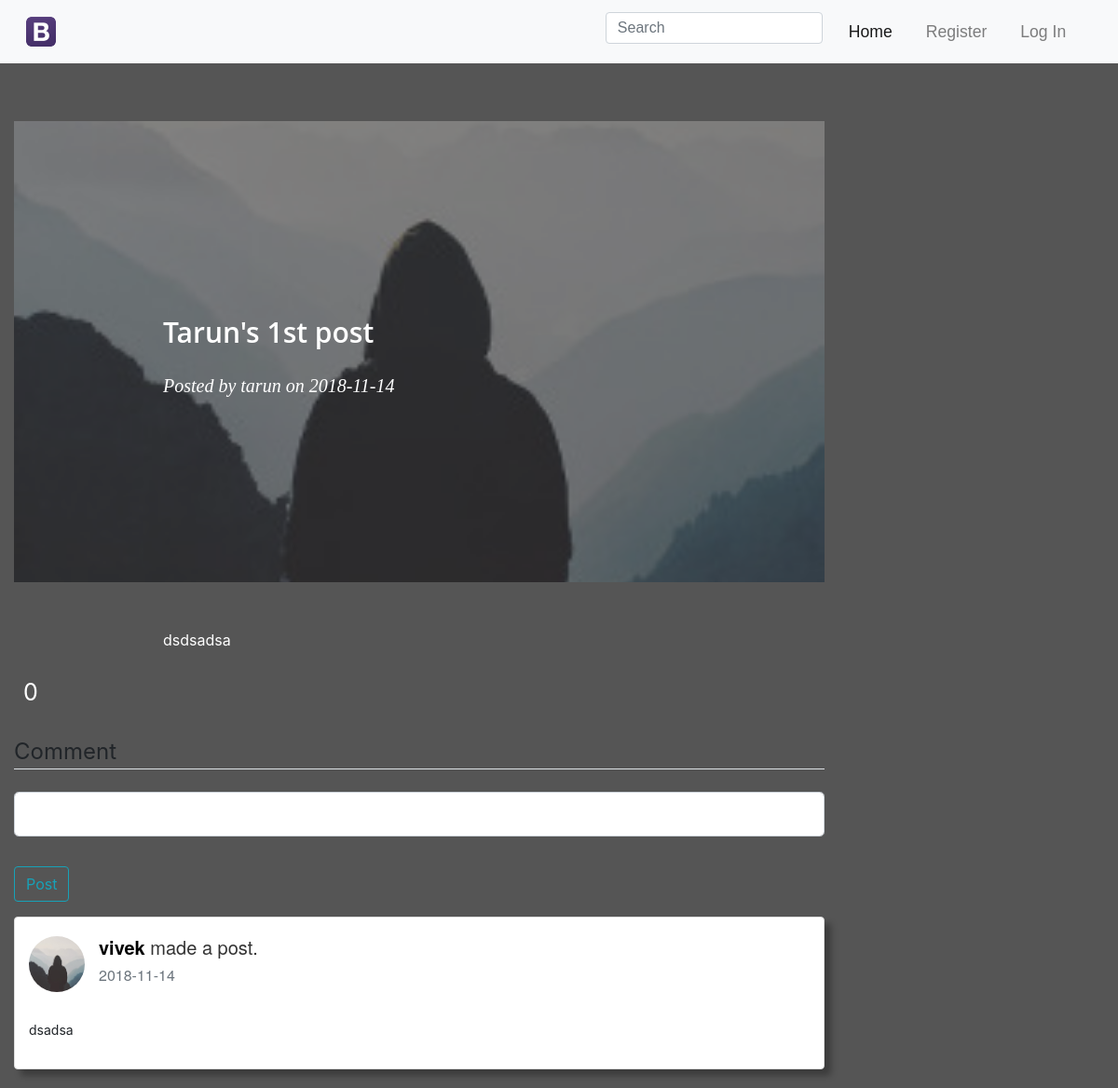
Page /post/11 on the earlier database version.
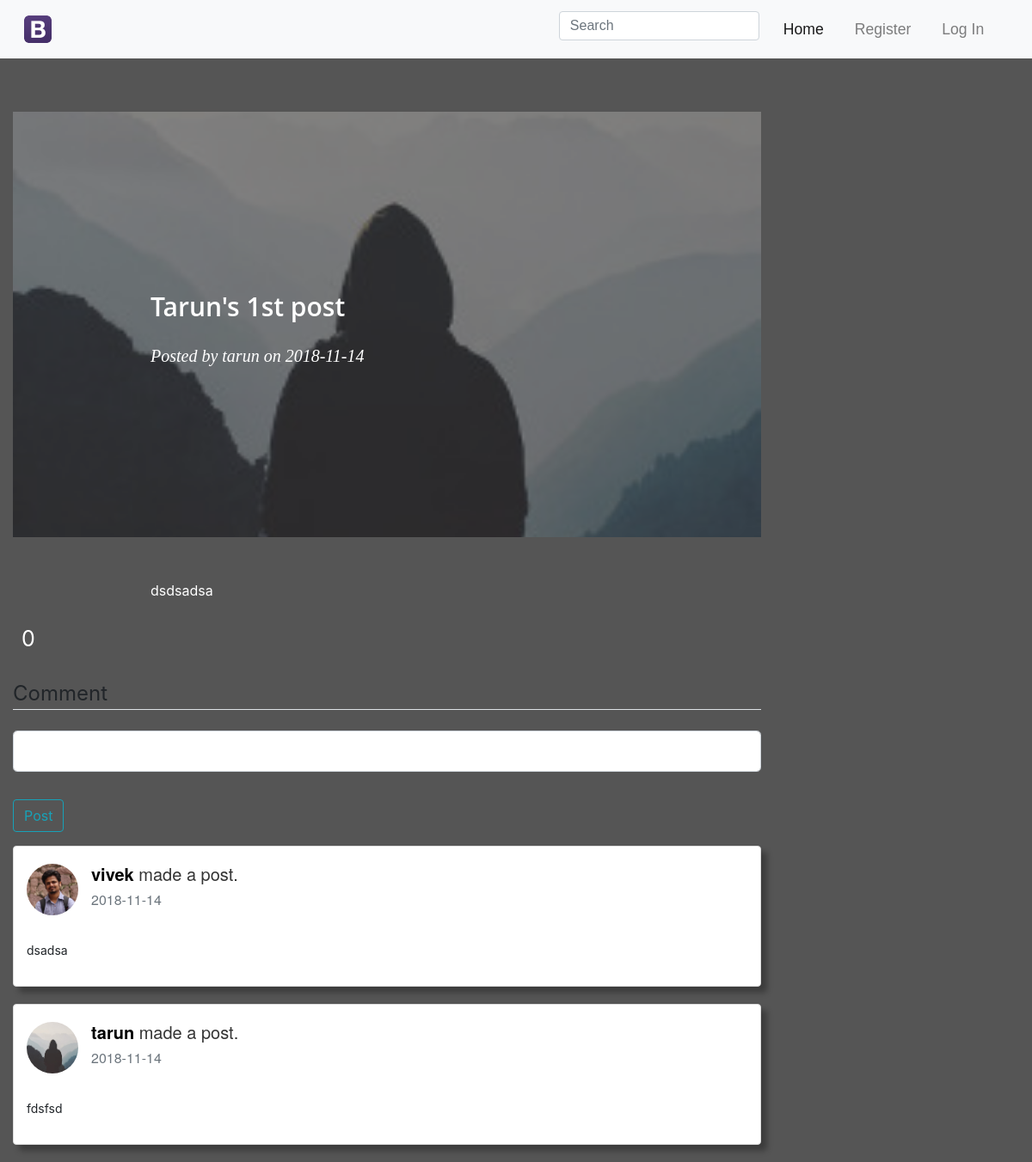
Same page on the later database version.
### flaskblog/models.py (models this page shows, shortened)
class Comment(db.Model):
    id = db.Column(db.Integer, primary_key=True)
    body = db.Column(db.String(140))
    timestamp = db.Column(db.DateTime, nullable=False, default=datetime.utcnow)
    username = db.Column(db.Text, default='Anonymous')
    comment_user_id = db.Column(db.Integer, db.ForeignKey('user.id'), nullable=True)
    post_id = db.Column(db.Integer, db.ForeignKey('post.id'))

class User(db.Model, UserMixin):
    id = db.Column(db.Integer, primary_key=True)
    username = db.Column(db.String(20), unique=True, nullable=False)
    email = db.Column(db.String(120), unique=True, nullable=False)
    image_file = db.Column(db.String(20), nullable=False, default='default.jpg')
    password = db.Column(db.String(60), nullable=False)
    posts = db.relationship('Post', backref='author', lazy=True)
    aboutme = db.Column(db.String(1000))
    user_comments = db.relationship('Comment', backref='commentor', lazy=True)
    liked = db.relationship('PostLike', foreign_keys='PostLike.user_id', backref='user', lazy='dynamic')

### flaskblog/routes.py (the view)
@app.route("/post/<int:post_id>")
def post(post_id):
    post = Post.query.get_or_404(post_id)
    print(post.user_id)
    print(post.published)
    print(current_user)
    print(post.theme)
    if not post.published:
        if not post.author == current_user:
            abort(403)
    comments = Comment.query.filter_by(post_id=post_id)
    form = AddCommentForm()
    if post.theme == 2:
        return render_template('post2.html', title=post.title, post=post, form=form, comments=comments)
    elif post.theme == 3:
        return render_template('post3.html', title=post.title, post=post, form=form, comments=comments)
    else:
        return render_template('post.html', title=post.title, post=post, form=form, comments=comments)

### flaskblog/forms.py
class AddCommentForm(FlaskForm):
    body = StringField('Body', validators=[DataRequired()])
    submit = SubmitField("Post")

### flaskblog/templates/post2.html (shortened to what the changed rows need)
<!DOCTYPE html>
<html>
<head>
    <link rel="stylesheet" href="https://cdnjs.cloudflare.com/ajax/libs/uikit/3.0.0-rc.21/css/uikit.min.css" />
    <link rel="stylesheet" href="https://maxcdn.bootstrapcdn.com/bootstrap/4.0.0/css/bootstrap.min.css">
    <link rel="stylesheet" type="text/css" href="{{ url_for('static', filename='post2.css') }}">
    <link rel="stylesheet" href="https://cdnjs.cloudflare.com/ajax/libs/font-awesome/4.7.0/css/font-awesome.min.css">
</head>
<body>
<div class="outside-header">
    <main role="main" class="container-fluid" style="padding-top: 80px;">
        <div class="row">
            <div class="col-md-9">
                <header class="masthead" style="background-image: url({{ url_for('static', filename='profile_pics/' + post.author.image_file) }});">
                    <div class="container">
                        <div class="row">
                            <div class="col-lg-8 col-md-10 mx-auto">
                                <div class="post-heading">
                                    <h2 class="subheading" style="color: white">{{ post.title }}</h2>
                                </div>
                            </div>
                        </div>
                    </div>
                </header>
                {% if comments %}
                    {% for comment in comments %}
                        <div class="panel panel-white post panel-shadow">
                            <div class="post-heading">
                                <div class="pull-left image">
                                    {% if comment.comment_user_id %}
                                        <a href="{{ url_for('user_posts', username=comment.username) }}">
                                            <img src="{{ url_for('static', filename='profile_pics/' + comment.commentor.image_file) }}" class="img-circle avatar" alt="{{ comment.username }}'s profile">
                                        </a>
                                    {% else %}
                                        <img src="{{ url_for('static', filename='profile_pics/default.jpg') }}" class="img-circle avatar" alt="user profile image">
                                    {% endif %}
                                </div>
                                <div class="pull-left meta">
                                    <div class="title h5">
                                        {% if comment.comment_user_id %}
                                            <a href="{{ url_for('user_posts', username=comment.username) }}"><b>{{ comment.username }}</b></a>
                                        {% else %}
                                            <b id="temp">{{ comment.username }}</b>
                                        {% endif %}
                                        made a post.
                                    </div>
                                    <h6 class="text-muted time">{{ comment.timestamp.strftime('%Y-%m-%d') }}</h6>
                                </div>
                            </div>
                            <div class="post-description">
                                <p>{{ comment.body }}</p>
                            </div>
                        </div>
                    {% endfor %}
                {% endif %}
            </div>
        </div>
    </main>
</div>
</body>

Differences in the rows shown:
changed through a linked row, Comment "vivek": image_file: picture added in place of a placeholder
added Comment: image_file (placeholder picture), username "tarun", timestamp "2018-11-14", body "fdsfsd"
